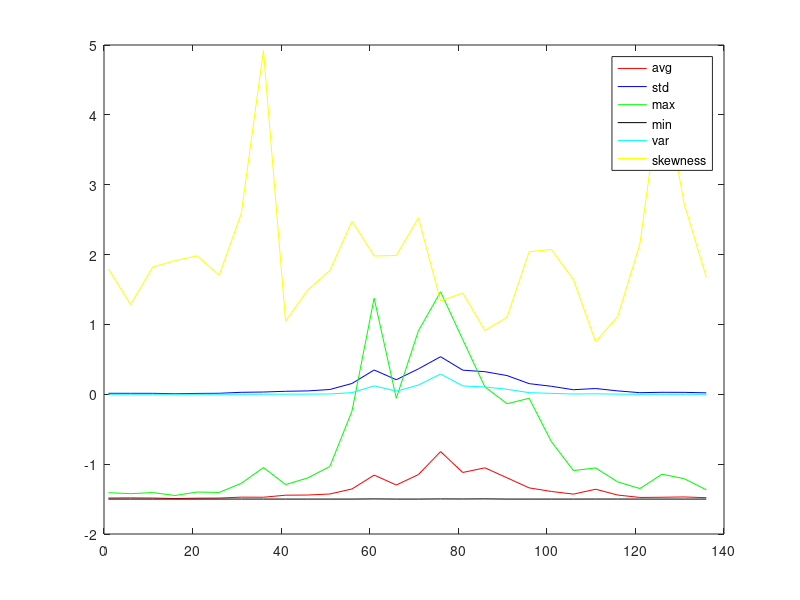
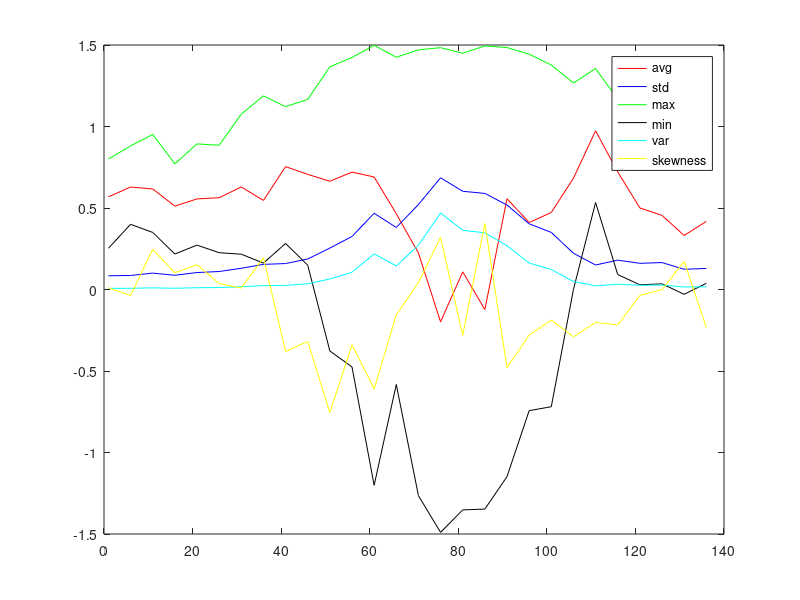
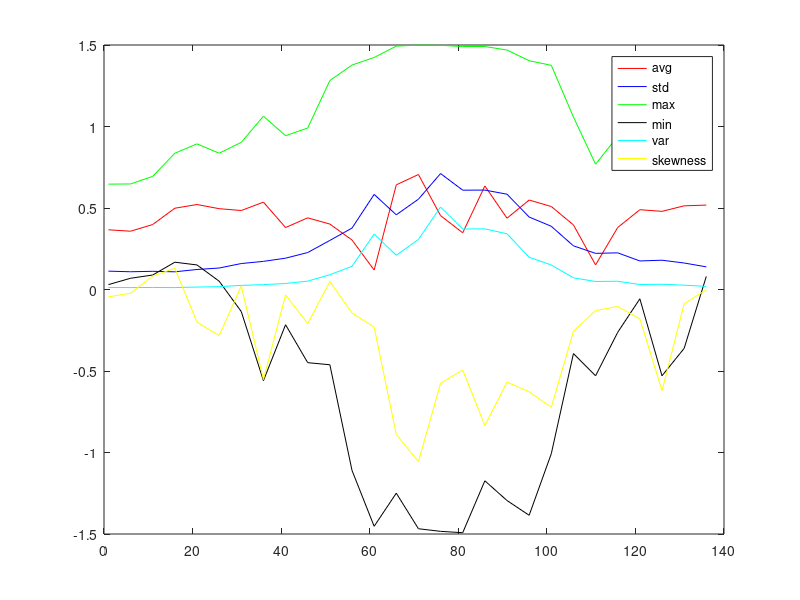
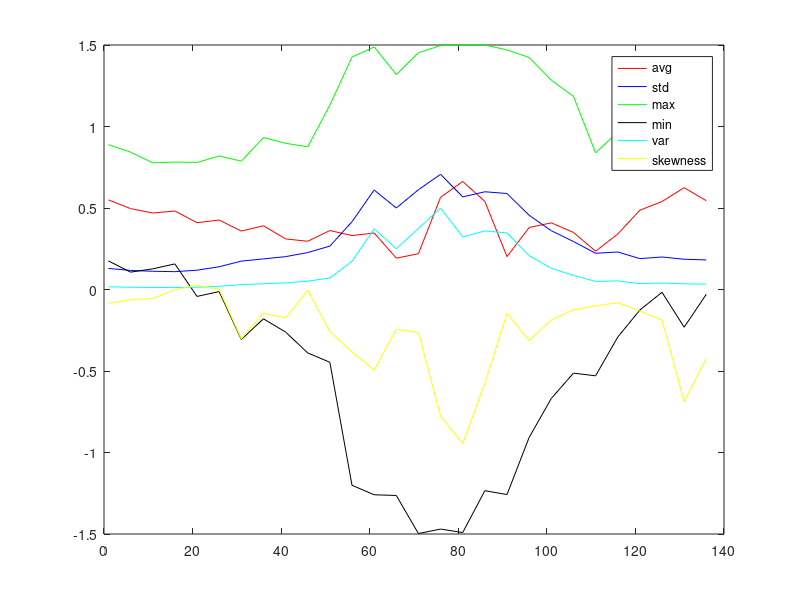

These figures' MATLAB source, in order:
lines_start = 1;
lines_skip = 5;
lines_end = 140;

load("nbss.mat");
data = vbss;
data = data(1:4, : , 1:140);
data = normalize(data);  

for image_number = 1:4;

  x = data(image_number, 1:600, lines_start:lines_skip:lines_end);
  x = squeeze(x);

  v_avg = mean(x);
  v_std = std(x);
  v_max = max(x);
  v_min = min(x);
  v_var = var(x);
  v_skewness  = skewness(x);

  x_axis = lines_start:lines_skip:lines_end;
  plot(x_axis, v_avg, 'color', 'red');
  hold on;
  plot(x_axis, v_std, 'color', 'blue');
  hold on;
  plot(x_axis, v_max, 'color', 'green');
  hold on;
  plot(x_axis, v_min, 'color', 'black');
  hold on;
  plot(x_axis, v_var, 'color', 'cyan');
  hold on;
  plot(x_axis, v_skewness, 'color', 'yellow');
  
  legend('avg','std','max','min','var','skewness')   
  figure();
end

##for image_number = 1:4;
##
##  x = data(image_number, 1:600, lines_start:lines_end);
##  x = squeeze(x);
##  x = x';
##  v_avg = mean(x);
##  v_std = std(x);
##  v_max = max(x);
##  v_min = min(x);
##  v_var = var(x);
##  v_skewness  = skewness(x);
##
##  plot(1:600, v_avg, 'color', 'red');
##  hold on;
##  plot(1:600, v_std, 'color', 'blue');
##  hold on;
##  plot(1:600, v_max, 'color', 'green');
##  hold on;
##  plot(1:600, v_min, 'color', 'black');
##  hold on;
##  plot(1:600, v_var, 'color', 'cyan');
##  hold on;
##  plot(1:600, v_skewness, 'color', 'yellow');
##  
##  legend('avg','std','max','min','var','skewness')
##  
##  figure();
##end

